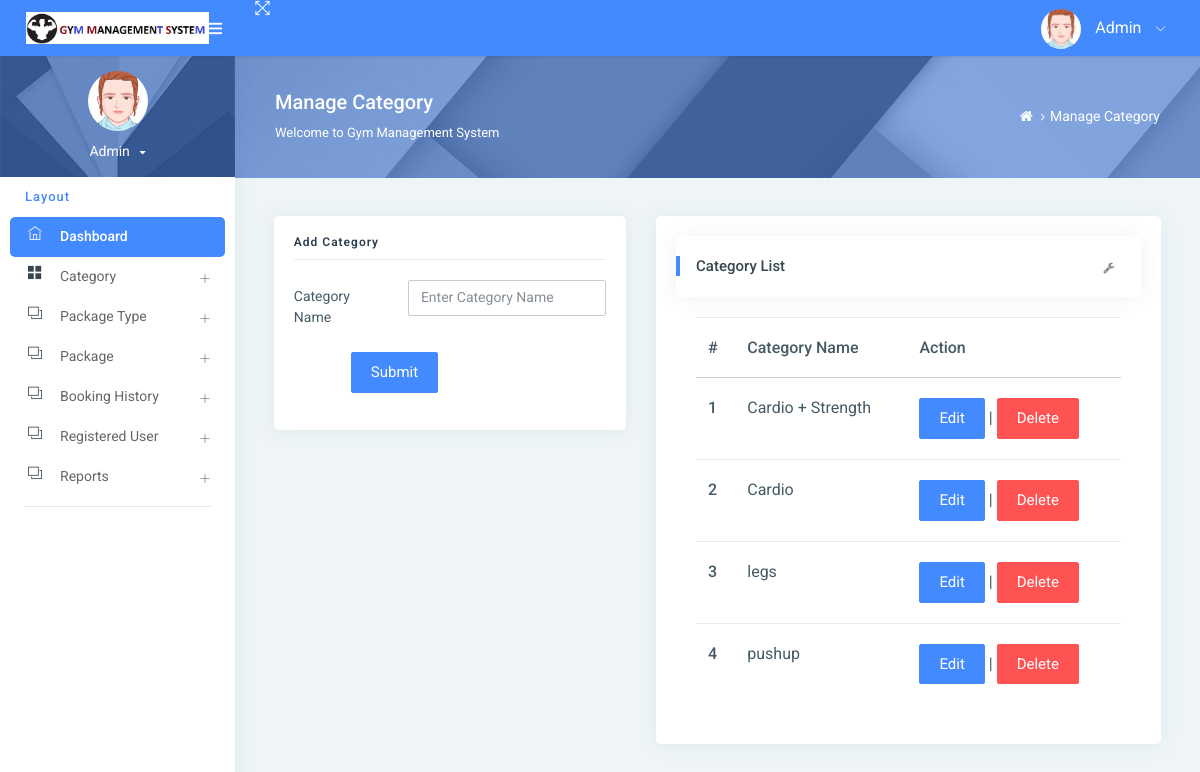
The app's page /manageCategory/ (signed in) with its own data.
### gym/models.py (models this page shows, shortened)
class Category(models.Model):
    categoryname = models.CharField(max_length=200, null=True)
    status = models.CharField(max_length=300, null=True)
    creationdate = models.DateTimeField(auto_now_add=True)

### gym/views.py (the view)
# urls.py: path('manageCategory/', manageCategory, name='manageCategory'),
def manageCategory(request):
    if not request.user.is_authenticated:
        return redirect("admin_login")
    category = Category.objects.all()
    try:
        if request.method == "POST":
            categoryname = request.POST["categoryname"]
            try:
                Category.objects.create(categoryname=categoryname)
                error = "no"
            except:
                error = "yes"
    except:
        pass
    return render(request, "admin/manageCategory.html", locals())

### gym/templates/admin/manageCategory.html (shortened to what this page needs)
{% extends 'admin_base.html' %}
{% load static %}
{% block main %}
<div class="page-header">
    <div class="page-block">
        <div class="row align-items-center">
            <div class="col-md-8">
                <div class="page-header-title">
                    <h5 class="m-b-10">Manage Category</h5>
                    <p class="m-b-0">Welcome to Gym Management System</p>
                </div>
            </div>
            <div class="col-md-4">
                <ul class="breadcrumb-title">
                    <li class="breadcrumb-item">
                        <a href="{% url 'admin_home' %}"> <i class="fa fa-home"></i> </a>
                    </li>
                    <li class="breadcrumb-item"><a href="">Manage Category</a>
                    </li>
                </ul>
            </div>
        </div>
    </div>
</div>
<div class="pcoded-inner-content">
    <div class="main-body">
        <div class="page-wrapper">
            <div class="page-body">
                <div class="row">
                    <div class="col-sm-5">
                        <div class="card">
                            <div class="card-block">
                                <h4 class="sub-title">Add Category</h4>
                                <form method="post">
                                    <div class="form-group row">
                                        <label class="col-sm-4 col-form-label">Category Name</label>
                                        <div class="col-sm-8">
                                            <input type="text" name="categoryname" placeholder="Enter Category Name"
                                                   class="form-control" required>
                                        </div>
                                    </div>
                                    <div class="form-group row">
                                        <label class="col-sm-2 col-form-label"></label>
                                        <div class="col-sm-10">
                                            <input type="submit" class="btn btn-primary" value="Submit">
                                        </div>
                                    </div>
                                </form>
                            </div>
                        </div>
                    </div>
                    <div class="col-md-7">
                        <div class="card">
                            <div class="card-block">
                                <div class="card-header">
                                    <h5>Category List</h5>
                                    <div class="card-header-right">
                                        <ul class="list-unstyled card-option">
                                            <li><i class="fa fa fa-wrench open-card-option"></i></li>
                                        </ul>
                                    </div>
                                </div>
                                <div class="card-block table-border-style">
                                    <div class="table-responsive">
                                        <table class="table">
                                            <thead>
                                            <tr>
                                                <th>#</th>
                                                <th>Category Name</th>
                                                <th>Action</th>
                                            </tr>
                                            </thead>
                                            <tbody>
                                            {% for i in category %}
                                            <tr>
                                                <th scope="row">{{forloop.counter}}</th>
                                                <td>{{i.categoryname}}</td>
                                                <td><a href="{% url 'editCategory' i.id %}" class="btn btn-primary">Edit</a> |
                                                    <a href="{% url 'deleteCategory' i.id %}"
                                                       onclick="return confirm('Are you sure to Delete')"
                                                       class="btn btn-danger">Delete</a></td>
                                            </tr>
                                            {% endfor %}
                                            </tbody>
                                        </table>
                                    </div>
                                </div>
                            </div>
                        </div>
                    </div>
                </div>
            </div>
        </div>
    </div>
</div>
{% endblock %}

### records on screen
Category: categoryname "Cardio + Strength"
Category: categoryname "Cardio"
Category: categoryname "legs"
Category: categoryname "pushup"
